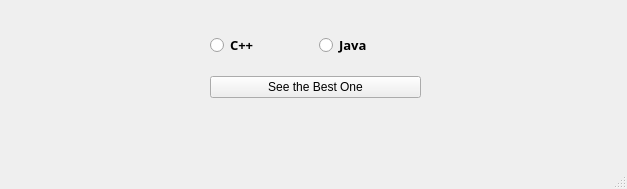
<?xml version="1.0" encoding="UTF-8"?>
<ui version="4.0">
 <class>MainWindow</class>
 <widget class="QMainWindow" name="MainWindow">
  <property name="geometry">
   <rect>
    <x>0</x>
    <y>0</y>
    <width>627</width>
    <height>189</height>
   </rect>
  </property>
  <property name="windowTitle">
   <string>MainWindow</string>
  </property>
  <widget class="QWidget" name="centralwidget">
   <widget class="QWidget" name="">
    <property name="geometry">
     <rect>
      <x>210</x>
      <y>20</y>
      <width>211</width>
      <height>91</height>
     </rect>
    </property>
    <layout class="QVBoxLayout" name="verticalLayout">
     <item>
      <layout class="QHBoxLayout" name="horizontalLayout">
       <item>
        <widget class="QRadioButton" name="radioButton">
         <property name="font">
          <font>
           <family>Noto Serif Armenian</family>
           <pointsize>10</pointsize>
           <bold>true</bold>
          </font>
         </property>
         <property name="text">
          <string>C++</string>
         </property>
        </widget>
       </item>
       <item>
        <widget class="QRadioButton" name="radioButton_2">
         <property name="font">
          <font>
           <family>Noto Serif Armenian</family>
           <pointsize>10</pointsize>
           <bold>true</bold>
          </font>
         </property>
         <property name="text">
          <string>Java</string>
         </property>
        </widget>
       </item>
      </layout>
     </item>
     <item>
      <widget class="QPushButton" name="pushButton">
       <property name="sizePolicy">
        <sizepolicy hsizetype="Minimum" vsizetype="Fixed">
         <horstretch>0</horstretch>
         <verstretch>0</verstretch>
        </sizepolicy>
       </property>
       <property name="text">
        <string>See the Best One</string>
       </property>
      </widget>
     </item>
    </layout>
   </widget>
  </widget>
  <widget class="QMenuBar" name="menubar">
   <property name="geometry">
    <rect>
     <x>0</x>
     <y>0</y>
     <width>627</width>
     <height>25</height>
    </rect>
   </property>
  </widget>
  <widget class="QStatusBar" name="statusbar"/>
 </widget>
 <resources/>
 <connections/>
</ui>
